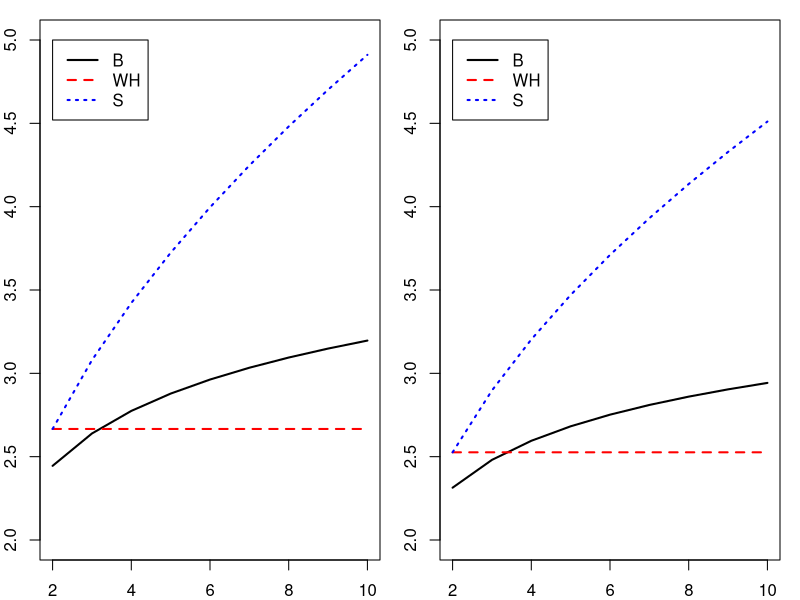

Recreate this plot in R.
# Compare the critical values used in the Bonferroni, Scheffe,
# and working-hotelling procedure for n= 20, 50 and g ranged from 2 to 10

g=seq(2,10,1)
n=c(20,50)
gn=expand.grid(g,n)
alpha=0.05
B= qt(1-alpha/(2*gn[,1]),gn[,2]-2)
W= sqrt(2*qf(1-alpha,2,gn[,2]-2))
S= sqrt(gn[,1]*qf(1-alpha,gn[,1],gn[,2]-2))

## These plots show that the critical value B are going to be larger when g is larger. This means the 
## Bonferroni method is more conservative
par(mfrow=c(1,2),mar=c(2,2,1,1))
for(i in 1:length(n)){
  plot(g,B[gn[,2]==n[i]],type="l", ylim=c(2,5),lwd=2,lty=1)
  lines(g,W[gn[,2]==n[i]],type="l", col='red',lwd=2,lty=2)
  lines(g,S[gn[,2]==n[i]],type="l", col='blue',lwd=2,lty=3)
  legend(2,5,c("B","WH","S"),lty=1:3,lwd=c(2,2,2),col=c('black','red','blue'))
}
